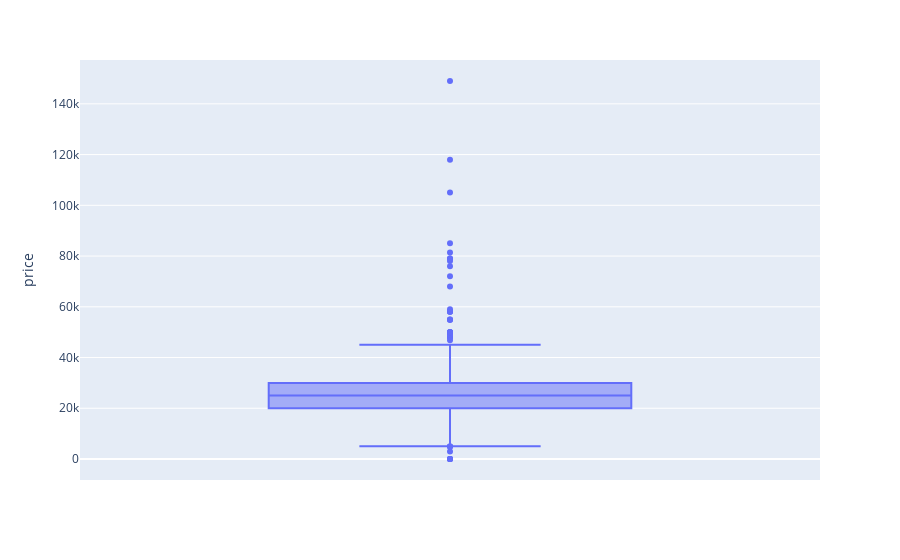

Write notebook code for a chart like this one.
### Code cell
import plotly.express as px

px.box(raw_data, y='price')

### Figure 1 — Plotly figure (JSON) as saved in the notebook; plotly's stock layout.template omitted (floating-point values rounded to 4 significant figures; data arrays with more than 128 entries replaced by an {"elided": "..."} marker saying what was removed)
{"data": [{"alignmentgroup": "True", "hovertemplate": "price=%{y}<extra></extra>", "legendgroup": "", "marker": {"color": "#636efa"}, "name": "", "notched": false, "offsetgroup": "", "orientation": "v", "showlegend": false, "type": "box", "x0": " ", "xaxis": "x", "y": {"elided": "959 int values"}, "y0": " ", "yaxis": "y"}], "layout": {"boxmode": "group", "legend": {"tracegroupgap": 0}, "margin": {"t": 60}, "xaxis": {"anchor": "y", "domain": [0, 1]}, "yaxis": {"anchor": "x", "domain": [0, 1], "title": {"text": "price"}}}}
